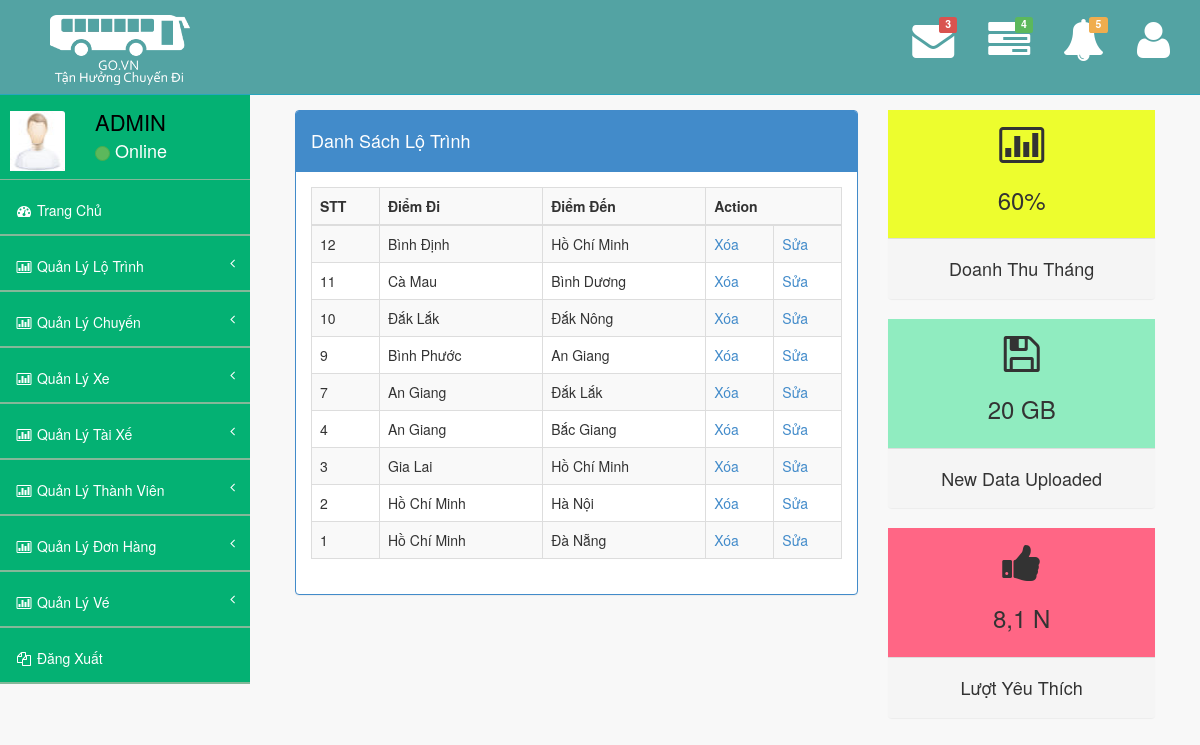
Page /admin.php?p=danhsachlotrinh on the committed database.
### tables this page shows
CREATE TABLE `lotrinh` (
  `id` int(11) NOT NULL,
  `Diemdi` varchar(200) NOT NULL,
  `Diemden` varchar(200) NOT NULL
);

### page/danhsachlotrinh.php (the view, shortened to what this page needs)
<form action="" method="POST" accept-charset="utf-8" enctype="multipart/form-data">
<div id="page-wrapper">
            <div >
                <div class="col-lg-8">
                    <div class="panel panel-primary">
                        <div class="panel-heading">
                            <h4> Danh Sách Lộ Trình</h4>
                        </div>
                        <div class="panel-body">
                            <div class="row">
                                <div class="col-lg-12">
                                    <div class="table-responsive">
                                        <table class="table table-bordered table-hover table-striped">
                                            <tbody>
                                                <tr>
                                                    <th width="50">STT</th>
                                                    <th width="120">Điểm Đi</th>
                                                   <th width="120">Điểm Đến</th>
                                                    <th colspan="2">Action</th>
                                                </tr>
                                            </tbody>
                                            <tbody>
                                            <?php
                                                $stmt = $conn->prepare("SELECT * FROM `lotrinh` ORDER BY id DESC");
                                                $stmt -> execute();
                                                $data = $stmt -> fetchAll(PDO::FETCH_ASSOC);
                                                foreach ($data as $item) {
                                             ?>
                                                <tr>
                                                    <td><?php echo $item["id"]; ?></td>
                                                    <td><?php echo $item["Diemdi"]; ?></td>
                                                    <td><?php echo $item["Diemden"]; ?></td>
                                                    <td width="50px"><a href="admin.php?p=xoalotrinh&id=<?php echo $item["id"]?>">Xóa</a></td>
                                                    <td width="50px"><a href="admin.php?p=sualotrinh&id=<?php echo $item["id"]?>">Sửa</a></td>
                                                </tr>
                                                <?php } ?>
                                            </tbody>
                                        </table>
                                    </div>
                                </div>
                            </div>
                        </div>
                    </div>
                </div>
                <div class="col-lg-4">
                    <div class="panel panel-primary text-center no-boder">
                        <div class="panel-body yellow">
                            <i class="fa fa-bar-chart-o fa-3x"></i>
                            <h3>60% </h3>
                        </div>
                        <div class="panel-footer">
                            <span class="panel-eyecandy-title"><h4>Doanh Thu Tháng</h4>
                            </span>
                        </div>
                    </div>
                    <div class="panel panel-primary text-center no-boder">
                        <div class="panel-body green">
                            <i class="fa fa fa-floppy-o fa-3x"></i>
                            <h3>20 GB</h3>
                        </div>
                        <div class="panel-footer">
                            <span class="panel-eyecandy-title"><h4>New Data Uploaded</h4>
                            </span>
                        </div>
                    </div>
                    <div class="panel panel-primary text-center no-boder">
                        <div class="panel-body red">
                            <i class="fa fa-thumbs-up fa-3x"></i>
                            <h3>8,1 N </h3>
                        </div>
                        <div class="panel-footer">
                            <span class="panel-eyecandy-title"><h4>Lượt Yêu Thích</h4>
                            </span>
                        </div>
                    </div>
                </div>
            </div>
        </div>
        </form>

### admin.php (shortened to what this page needs)
<?php
include 'vender/connect.php';
?>
<!DOCTYPE html>
<html>
<head>
    <link href="admin/assets/plugins/bootstrap/bootstrap.css" rel="stylesheet" />
    <link href="admin/assets/font-awesome/css/font-awesome.css" rel="stylesheet" />
    <link href="admin/assets/plugins/pace/pace-theme-big-counter.css" rel="stylesheet" />
    <link href="admin/assets/css/style.css" rel="stylesheet" />
    <link href="admin/assets/css/main-style2.css" rel="stylesheet" />
    <link href="admin/assets/plugins/morris/morris-0.4.3.min.css" rel="stylesheet" />
   </head>
<body>
    <div id="wrapper">
        <nav class="navbar navbar-default navbar-fixed-top" role="navigation" id="navbar">
            <div class="navbar-header">
                <a class="navbar-brand" href="index.php?p=trangchu">
                    <div class="stu">
                        <img src="admin/assets/img/logo1.png">
                    </div>
                </a>
            </div>
            <ul class="nav navbar-top-links navbar-right">
                <li class="dropdown">
                    <a class="dropdown-toggle" data-toggle="dropdown" href="#">
                        <span class="top-label label label-danger">3</span><i class="fa fa-envelope fa-3x"></i>
                    </a>
                </li>
                <li class="dropdown">
                    <a class="dropdown-toggle" data-toggle="dropdown" href="#">
                        <span class="top-label label label-success">4</span>  <i class="fa fa-tasks fa-3x"></i>
                    </a>
                </li>
                <li class="dropdown">
                    <a class="dropdown-toggle" data-toggle="dropdown" href="#">
                        <span class="top-label label label-warning">5</span>  <i class="fa fa-bell fa-3x"></i>
                    </a>
                </li>
                <li class="dropdown">
                    <a class="dropdown-toggle" data-toggle="dropdown" href="#">
                        <i class="fa fa-user fa-3x"></i>
                    </a>
                </li>
            </ul>
        </nav>
        <nav class="navbar-default navbar-static-side" role="navigation">
            <div class="sidebar-collapse">
                <ul class="nav" id="side-menu">
                    <li >
                        <div class="user-section">
                            <div class="user-section-inner">
                                <img src="admin/assets/img/user.jpg" alt="">
                            </div>
                            <div class="user-info">
                                <div>ADMIN <strong></strong></div>
                                <div class="user-text-online">
                                    <span class="user-circle-online btn btn-success btn-circle "></span>&nbsp;Online
                                </div>
                            </div>
                        </div>
                    </li>
                    <li class="selected">
                        <a href="admin.php?p=trangchu"><i class="fa fa-dashboard fa-fw"></i> Trang Chủ</a>
                    </li>
                    <li>
                        <a href="#"><i class="fa fa-bar-chart-o fa-fw"></i> Quản Lý Lộ Trình<span class="fa arrow"></span></a>
                    </li>
                    <li>
                        <a href="#"><i class="fa fa-bar-chart-o fa-fw"></i> Quản Lý Chuyến<span class="fa arrow"></span></a>
                    </li>
                    <li>
                        <a href="#"><i class="fa fa-bar-chart-o fa-fw"></i> Quản Lý Xe<span class="fa arrow"></span></a>
                    </li>
                     <li>
                        <a href="#"><i class="fa fa-bar-chart-o fa-fw"></i> Quản Lý Tài Xế<span class="fa arrow"></span></a>
                    </li>
                    <li>
                        <a href="#"><i class="fa fa-bar-chart-o fa-fw"></i> Quản Lý Thành Viên<span class="fa arrow"></span></a>
                    </li>
                    <li>
                        <a href="#"><i class="fa fa-bar-chart-o fa-fw"></i> Quản Lý Đơn Hàng<span class="fa arrow"></span></a>
                    </li>
                     <li>
                        <a href="#"><i class="fa fa-bar-chart-o fa-fw"></i> Quản Lý Vé<span class="fa arrow"></span></a>
                    </li>
                    <li>
                        <a href="logout.php"><i class="fa fa-files-o fa-fw"></i> Đăng Xuất</a>
                    </li>
                </ul>
            </div>
        </nav>
    <?php
    if(isset($_GET["p"])){
        $p = $_GET["p"];
        switch ($p) {
            case 'danhsachlotrinh':
                include "page/danhsachlotrinh.php";
                break;
        }
    }else{
        include "page/trangchu.php";
    }
    ?>
    </div>
</body>
</html>

### admin/assets/css/style.css (style rules this page uses)
body { background-color: #f8f8f8; }
.navbar-static-side ul li { border-bottom:1px solid #84B899 !important; }
.stu { margin-top: 15px; margin-left: 95px; }
.navbar-top-links li { display: inline-block; }
.navbar-top-links li:last-child { margin-right: 15px; }
.navbar-top-links li a { padding: 20px; min-height: 50px; }
.arrow { float: right; }
.fa.arrow:before { content: "\f104"; }
@media (min-width:768px) { .navbar-static-side { z-index: 1; position: absolute; width: 250px; } }
.btn-circle { width: 30px; height: 30px; padding: 6px 0; border-radius: 15px; text-align: center; font-size: 12px; line-height: 1.428571429; }

### admin/assets/css/main-style2.css (style rules this page uses)
.user-section { margin-top:90px; font-size:22px; }
.user-section-inner { height: 65px; width: 65px; -moz-border-radius: 3px; -webkit-border-radius: 3px; border-radius: 3px; overflow: hidden; display: inline-block; float: left; margin-right: 15px; margin-top: 20px; }
.user-section-inner img { margin-left:10px; width:55px; height:60px; }
.user-info { display: block; color:#000!important; display: inline-block; padding: 15px; margin-bottom: 0px }
.user-text-online { font-size:18px; color:#fff }
.user-circle-online { width: 15px!important; height: 15px!important; }
.navbar-top-links > li > a { color: #FFFFFF; }
.nav > li > a { padding: 20px 15px; }
#side-menu { background-color:#04B173; }
#side-menu a { color:#fff; border-bottom: 1px solid #84B899 !important; height: 55px; }
.green { background-color:rgb(144, 236, 192); }
.red { background-color:rgb(255, 102, 133); }
.yellow { background-color:rgb(237, 253, 46); }
.no-boder { border:0px solid #5bc0de !important; }
#navbar { background-color:rgb(83, 163, 163); height: 95px; }
.navbar-brand { padding-left:20px; }
.navbar-brand img { height:30px; }
.navbar-brand .stu { margin-top: 0px; margin-left: 30px; }
.navbar-brand .stu img { width: 140px; height: 70px; }
.top-label { position: absolute; top: 50%; right: 50%; margin-top: -24px; margin-right: -24px; }
.navbar-default { border-color: #27A6BE; }
@media (min-width:768px) { #page-wrapper { position: inherit; margin: 0 0 0 250px; padding: 0 30px; min-height: 1000px; } }

### rows in the picture
lotrinh: id "12", Diemdi "Bình Định", Diemden "Hồ Chí Minh"
lotrinh: id "11", Diemdi "Cà Mau", Diemden "Bình Dương"
lotrinh: id "10", Diemdi "Đắk Lắk", Diemden "Đắk Nông"
lotrinh: id "9", Diemdi "Bình Phước", Diemden "An Giang"
lotrinh: id "7", Diemdi "An Giang", Diemden "Đắk Lắk"
lotrinh: id "4", Diemdi "An Giang", Diemden "Bắc Giang"
lotrinh: id "3", Diemdi "Gia Lai", Diemden "Hồ Chí Minh"
lotrinh: id "2", Diemdi "Hồ Chí Minh", Diemden "Hà Nội"
lotrinh: id "1", Diemdi "Hồ Chí Minh", Diemden "Đà Nẵng"
